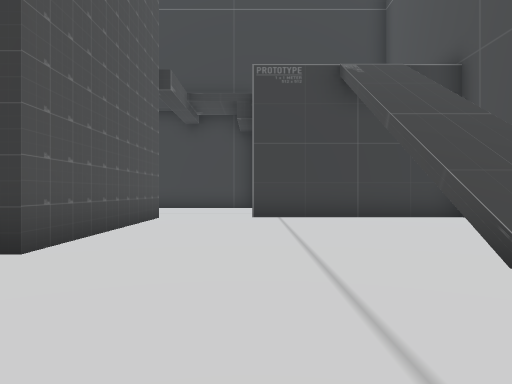
View 1 (above)

15 first-person views from a walk through a scene from a Unity 3-D project. The camera is 1.2 m above the floor, looks level and sees 70° across. The floor is counted in squares, 2 m on a side. Each view is taken from the middle of a square. On the plan, view 1 faces up. The plan holds only what a view shows up to about 10 squares ahead; the rest is blank. The place goes on beyond the plan. The player is left out. Some animated figures are left out.

View 2
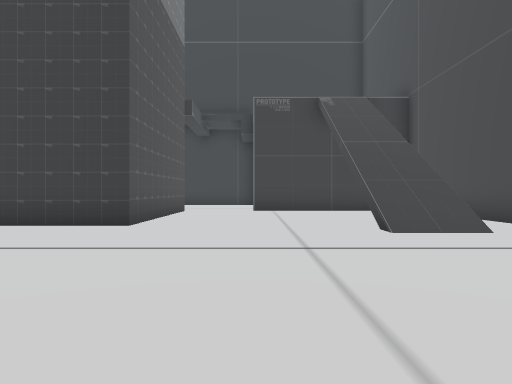

View 3
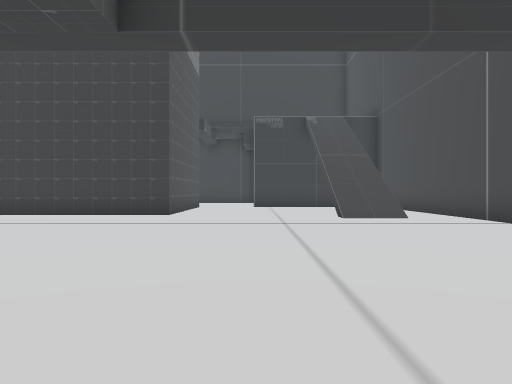

View 4
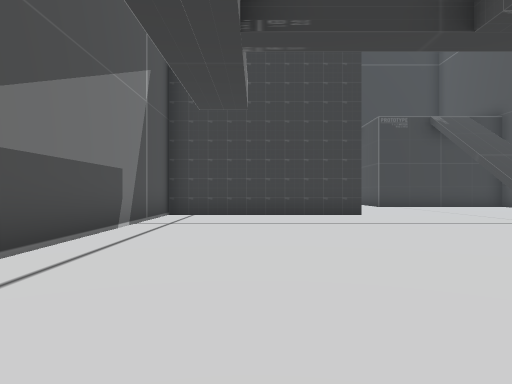

View 5
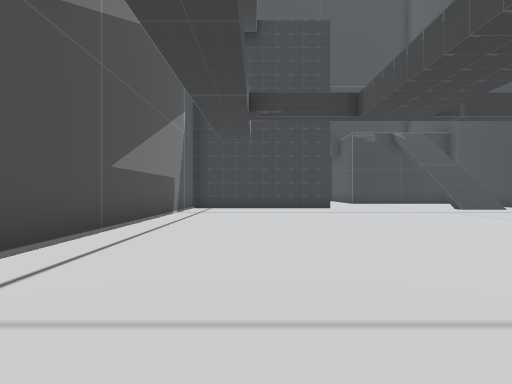

View 6
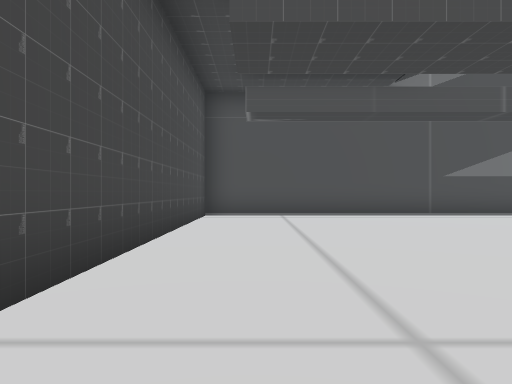

View 7
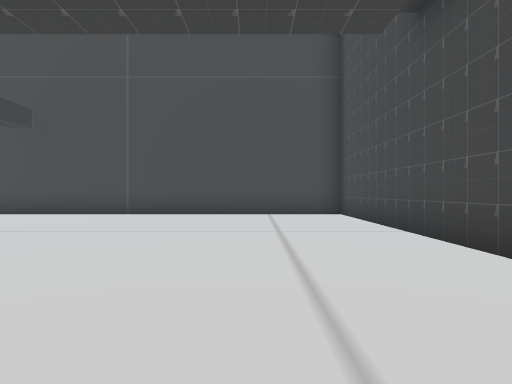

View 8
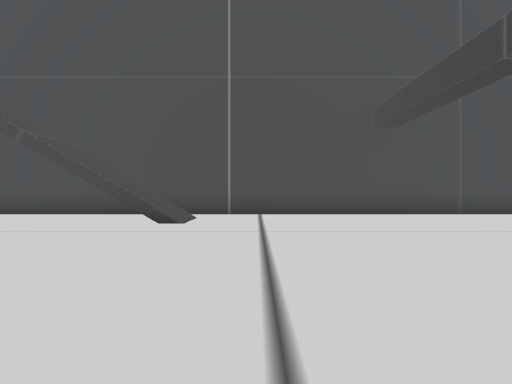

View 9
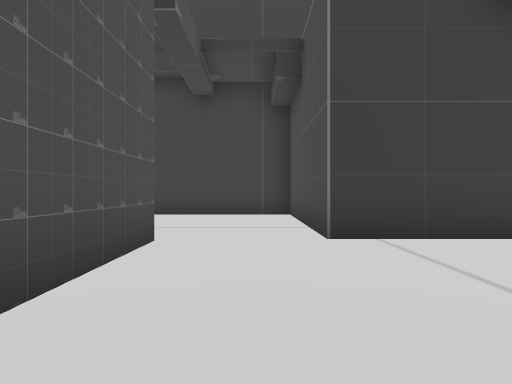

View 10
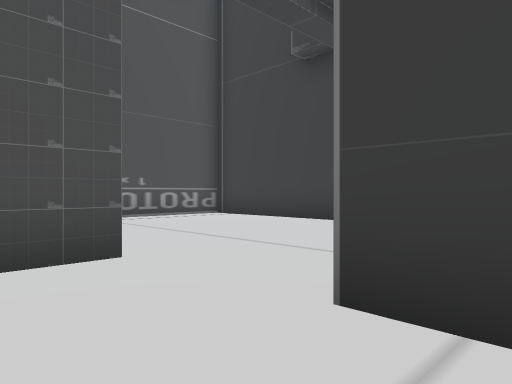

View 11
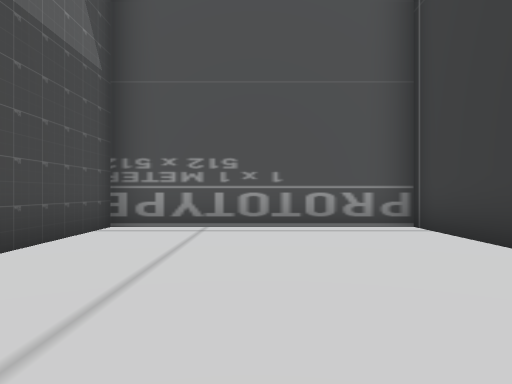

View 12
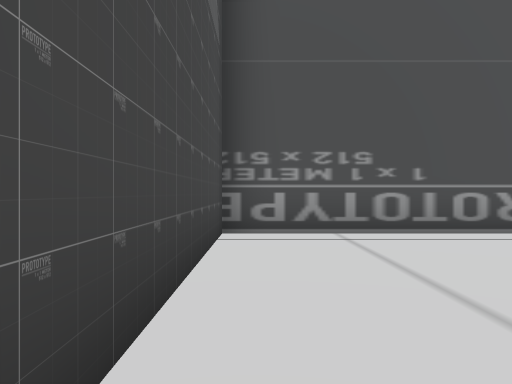

View 13
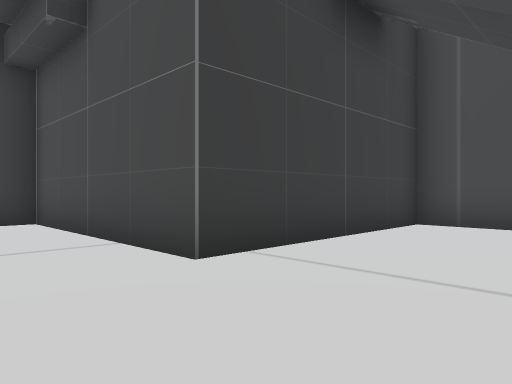

View 14
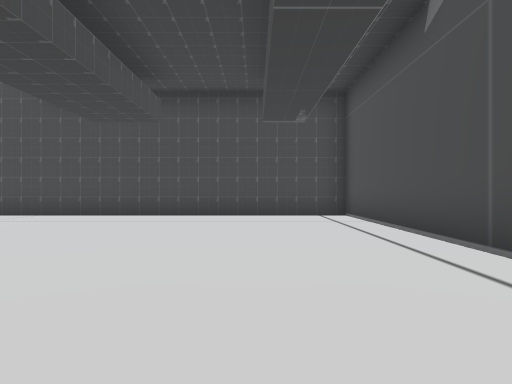

View 15
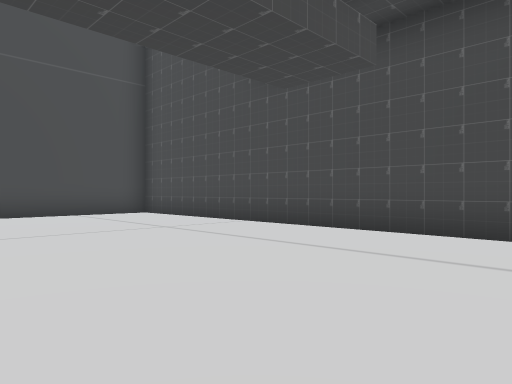

### Floor plan
Ten units are one square. View 1 is at (0, 0); x grows to the right and y downward. Boxes are objects, and circles mark ways between rooms. Rooms are numbered by the first view taken in them; rooms with no view inside come last. Other rooms are left out.
<svg viewBox="-78 -142 132 250">
<path fill="none" stroke="#000" d="M-23 -86 -23 -35 -73 -35 -73 103 49 103 49 -87 -1 -87M-1 -87 -1 -137 -73 -137 -73 -85 -26 -85"/>
<circle cx="-15" cy="-90" r="3" fill="#2a7"/>
<text x="-10" y="20">1</text>
<text x="-40" y="-110">2</text>
</svg>
Room 1 opens to room 2.

Where each view was taken, in squares from view 1:
view 1: 0 up, 0 right, facing up
view 2: 3 down, 0 right, facing up
view 3: 6 down, 0 right, facing up
view 4: 6 down, 5 left, facing up
view 5: 10 down, 5 left, facing up
view 6: 9 down, 2 right, facing left
view 7: 8 down, 5 left, facing right
view 8: 1 up, 5 left, facing right
view 9: 4 up, 1 left, facing up
view 10: 7 up, 1 right, facing up-left
view 11: 11 up, 1 left, facing left
view 12: 9 up, 2 left, facing left
view 13: 6 up, 2 left, facing up-right
view 14: 1 down, 5 left, facing down
view 15: 5 down, 5 left, facing down-right
